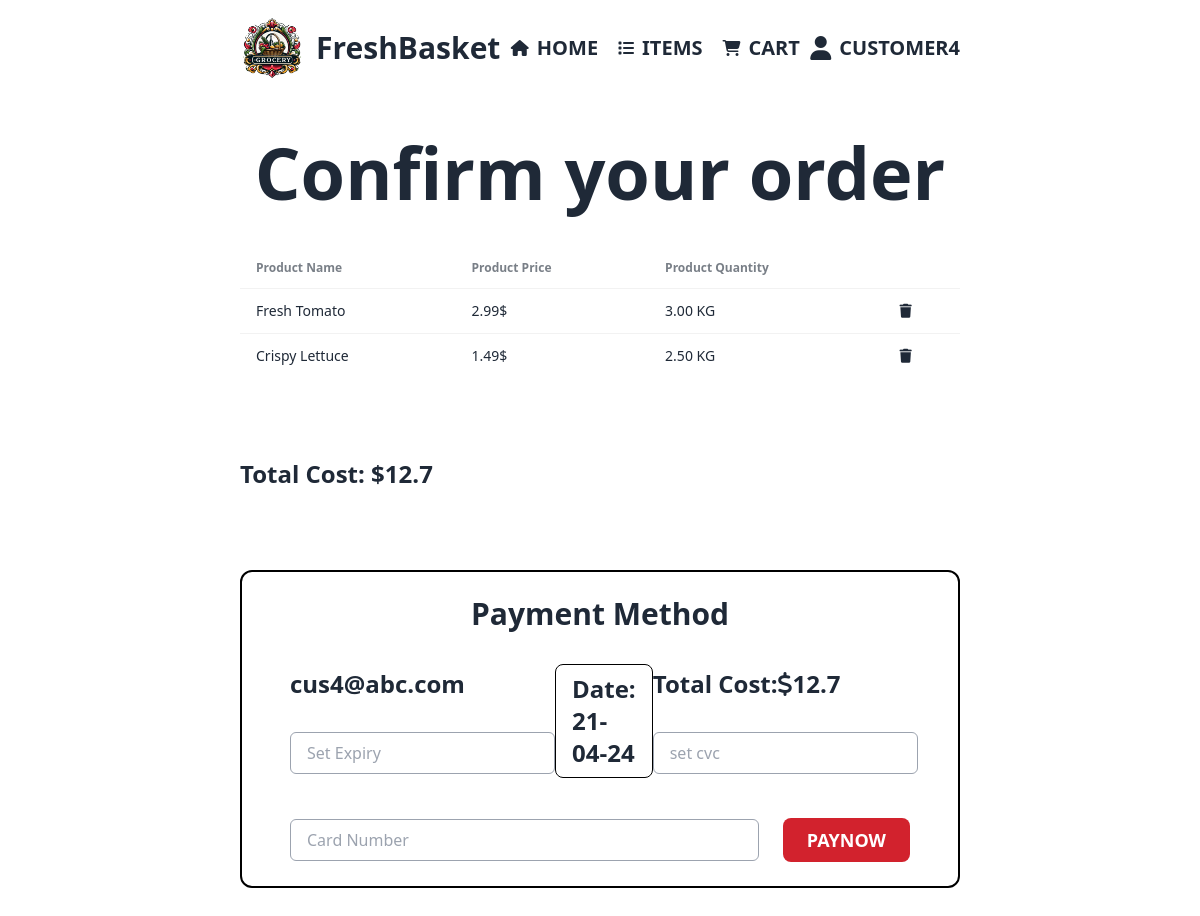
The page /src/Cart.php (signed in) on the database as committed earlier.
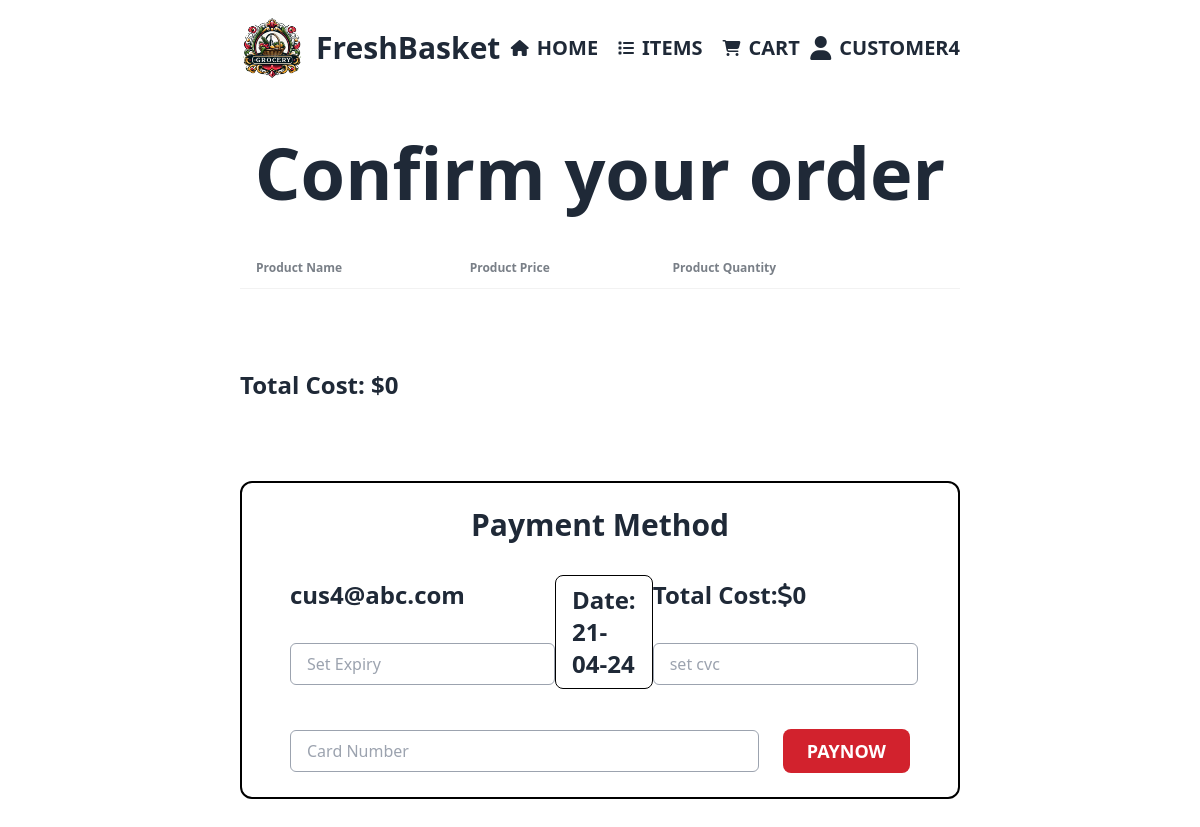
The same page on the database as committed later.
### tables this page shows
CREATE TABLE `carts` (
  `productId` int(11) NOT NULL,
  `customeremail` varchar(60) NOT NULL,
  `productname` varchar(60) NOT NULL,
  `productamount` decimal(7,2) DEFAULT NULL,
  `price` decimal(10,2) NOT NULL,
  `selleremail` varchar(60) DEFAULT NULL
);

CREATE TABLE `products` (
  `productId` int(11) NOT NULL,
  `name` varchar(50) NOT NULL,
  `imgurl` varchar(60) DEFAULT NULL,
  `price` decimal(10,2) NOT NULL,
  `ammount` text DEFAULT NULL,
  `publishdate` date NOT NULL,
  `selleremail` varchar(60) DEFAULT NULL,
  `cartcount` int(11) DEFAULT NULL,
  `category` varchar(50) NOT NULL,
  `status` varchar(20) DEFAULT NULL
);

### src/Cart.php (the view, shortened to what the changed rows need)
<!DOCTYPE html>
<html data-theme="light" lang="en" style="scroll-behavior: smooth;">
<head>
    <link href="https://cdn.jsdelivr.net/npm/daisyui@4.9.0/dist/full.min.css" rel="stylesheet" type="text/css" />
    <script src="https://cdn.tailwindcss.com"></script>
</head>
<body>
    <header>
      <nav class="h-24 px-60 flex justify-between items-center">
        <div class="flex items-center">
          <h1 class="text-3xl font-bold ml-3">FreshBasket</h1>
        </div>
        <div>
          <?php
            if(isset($_COOKIE['username'])) {
                $username = $_COOKIE['username'];
                echo
                "<div class='flex items-center'>
                  <i class='fa-solid fa-user mr-2 text-2xl'></i>
                  <h1 class='text-xl font-semibold uppercase'>$username</h1>
                 </div>";
            } else {
                echo "No username cookie set";
            }
            ?>
        </div>
      </nav>
    </header>
    <main>
      <section class="px-[15rem]">
        <h1 class="text-center text-7xl font-extrabold my-10">
            Confirm your order
        </h1>
        <div class='overflow-x-auto'>
          <table class='table'>
              <thead>
                  <tr>
                      <th>Product Name</th>
                      <th>Product Price</th>
                      <th>Product Quantity</th>
                      <th></th>
                  </tr>
              </thead>
              <tbody>
              <?php
                require_once('DBconnect.php');
                $useremail = $_COOKIE['email'];
                $query = "SELECT * FROM carts WHERE customeremail = '$useremail'";
                $result = mysqli_query($conn, $query);
                $totalCost = 0;
                if (mysqli_num_rows($result) > 0){
                    while ($row = mysqli_fetch_assoc($result)){
                        $productid = $row['productId'];
                        $productname = $row['productname'];
                        $productprice = $row['price'];
                        $productquantity = $row['productamount'];
                        $totalCost = round(($productprice * $productquantity) + $totalCost, 2);
                        $sql = "SELECT * FROM products WHERE productId = '$productid'";
                        $productResult = mysqli_query($conn, $sql);
                        $row = mysqli_fetch_assoc($productResult);
                        $productMeasurementUnits = explode(",",$row['ammount']);
                        if($productMeasurementUnits[0] == 'wp') {
                          $unit= 'Pounds';
                        } else if ($productMeasurementUnits[0] == 'wk') {
                          $unit= 'Kg';
                        } else if ($productMeasurementUnits[0] == 'p') {
                          $unit= 'Pieces';
                        }
                        ?>
                          <tr>
                            <td><?php echo $productname; ?></td>
                            <td><?php echo $productprice; ?>$</td>
                            <td class="uppercase"><?php echo $productquantity .' '. $unit; ?></td>
                            <td onclick="handleRemoveFromCart('<?php echo $useremail; ?>','<?php echo $productid; ?>')"><i class='fa-solid fa-trash hover:text-red-500 cursor-pointer'></i></td>
                          </tr>
                  <?php
                        }
                  }?>
                </tbody>
            </table>
        </div>
        <div class="my-20">
          <div>
            <h1 class="text-2xl font-semibold">Total Cost: $<?php echo $totalCost; ?></h1>
          </div>
        </div>
        <div class="mb-20 border-2 border-solid border-black rounded-xl">
          <div class="px-12 py-6">
            <h1 class="text-3xl text-center font-semibold textcenter mb-8">Payment Method</h1>
            <div class="flex flex-row justify-between items-center mb-10">
              <div>
                <h1 class="text-2xl font-semibold mb-8"><?php echo $useremail; ?></h1>
              </div>
              <div>
                <h1 class="text-2xl font-semibold mb-8">Total Cost:<i class='fa-solid fa-dollar-sign'></i><?php echo $totalCost; ?></h1>
                <input class="rounded-md px-4 py-2 border border-solid border-gray-400" type="text" placeholder="set cvc">
              </div>
            </div>
          </div>
        </div>
        </section>
    </main>
</body>
</html>

Rows that differ between the two databases and show on the page:
removed carts: productname "Fresh Tomato", price "2.99", productamount "3.00", productId.ammount "KG"
removed carts: productname "Crispy Lettuce", price "1.49", productamount "2.50", productId.ammount "KG"
Other text that changed with them:
$totalCost: "12.7" → "0"
